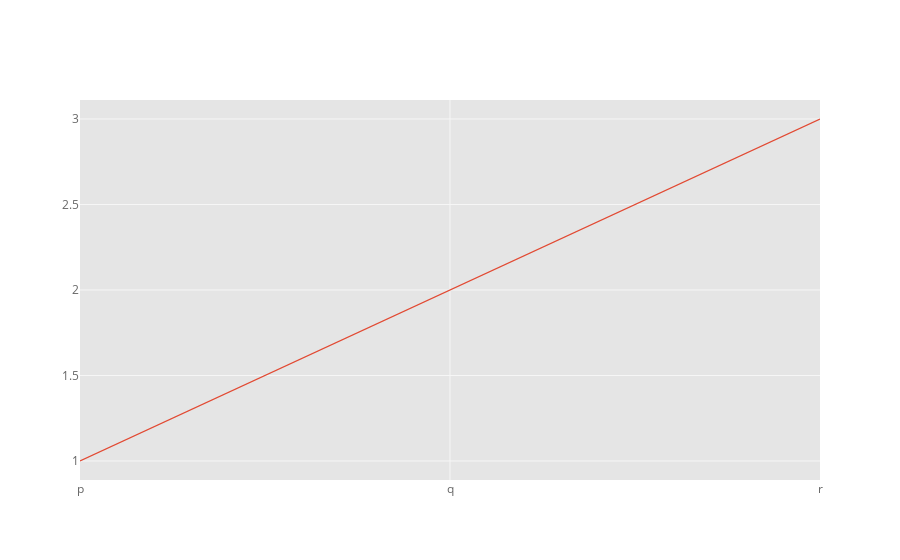

Notebook code cell kept with this figure:
### Code cell
# Al graficarlo nos queda:
df2.iplot(kind='scatter',x='x',y='y')

### Figure 1 — Plotly figure (JSON) as saved in the notebook; plotly's stock layout.template omitted (floating-point values rounded to 4 significant figures)
{"data": [{"line": {"color": "rgba(226, 74, 51, 1.0)", "dash": "solid", "shape": "linear", "width": 1.3}, "mode": "lines", "name": "y", "text": "", "type": "scatter", "x": ["p", "q", "r"], "y": [1, 2, 3]}], "layout": {"autosize": true, "legend": {"bgcolor": "#FFFFFF", "font": {"color": "#666666"}}, "paper_bgcolor": "#FFFFFF", "plot_bgcolor": "#E5E5E5", "title": {"font": {"color": "#151516"}}, "xaxis": {"autorange": true, "gridcolor": "#F6F6F6", "range": [0, 2], "showgrid": true, "tickfont": {"color": "#666666"}, "title": {"font": {"color": "#666666"}, "text": ""}, "type": "category", "zerolinecolor": "#F6F6F6"}, "yaxis": {"autorange": true, "gridcolor": "#F6F6F6", "range": [0.8889, 3.111], "showgrid": true, "tickfont": {"color": "#666666"}, "title": {"font": {"color": "#666666"}, "text": ""}, "type": "linear", "zerolinecolor": "#F6F6F6"}}}
